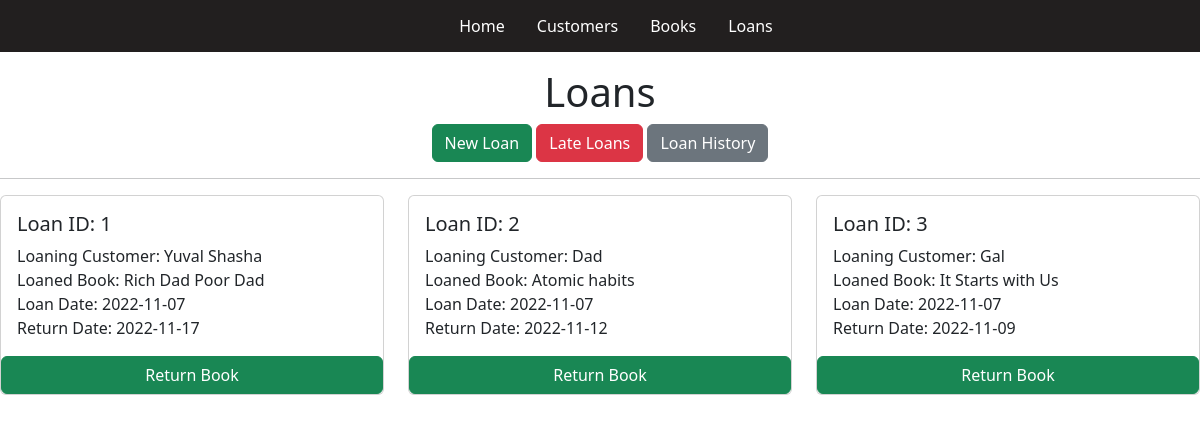
Screenshot of /Loans/ with the database file from the repository.
### main.py (models this page shows, shortened)
class Loans(db.Model):
    id = db.Column('LoanID', db.Integer, primary_key = True)
    customer_id = db.Column('CustomerID', db.Integer, db.ForeignKey("customers.CustomerID"))
    book_id = db.Column('BookID', db.Integer, db.ForeignKey("books.BookID"))
    loan_date = db.Column('LoanDate', db.Date)
    return_date = db.Column('ReturnDate', db.Date)
    returned = db.Column('ReturnedOn', db.Boolean)

class Customers(db.Model):
    id = db.Column('CustomerID', db.Integer, primary_key = True)
    customer_name = db.Column('CustomerName', db.String(50))
    customer_age = db.Column('CustomerAge', db.Integer)
    customer_city = db.Column('CustomerCity', db.String(25))
    loanlink = db.relationship("Loans", backref = "customers")

class Books(db.Model):
    id = db.Column('BookID', db.Integer, primary_key = True)
    book_name = db.Column('BookName', db.String(100))
    book_author = db.Column('BookAuthor', db.String(50))
    published = db.Column('PublishedDate', db.String(10))
    book_type = db.Column('BookType', db.Integer)
    loanlink = db.relationship("Loans", backref = "books")

### main.py (the view, shortened to what this page needs)
@app.route('/Loans/<id>')
@app.route('/Loans/', methods = ['GET', 'POST'])
def all_loans(id = 0):
    if request.method == 'GET':
        if int(id) > 0:
            return render_template('loans.html', loans = Loans.query.get(int(id)))
        if int(id) == -1:
            return render_template('loans.html', loans = Loans.query.filter_by(returned = True), returned = True)
        return render_template('loans.html', loans = Loans.query.filter_by(returned = False))

### templates/loans.html (shortened to what this page needs)
{% extends "layout.html" %}
{% block content %}
<div class="d-flex justify-content-center">
    {%- if returned == True %}
    <h1>Loan History</h1>
    {% else %}
    <h1>Loans</h1>
    {% endif %}
</div>
<div class="d-flex justify-content-center">
    <a class="btn btn-success" href="/NewLoans/" role="button">New Loan</a>
    <a class='btn btn-danger' href="/Loans/Late/" role="button">Late Loans</a>
    <a class='btn btn-secondary' href="/Loans/-1" role="button">Loan History</a>
</div>
<hr>
<div class="row row-cols-1 row-cols-md-3 g-4">
    {%- for loan in loans %}
    <div class="col">
        <div class="card h-100">
            <div class="card-body">
                <h5 class="card-title">Loan ID: {{ loan.id }}</h5>
                <p class="card-text">Loaning Customer: {{ loan.customers.customer_name }}
                    <br>
                    Loaned Book: {{ loan.books.book_name }}
                    <br>
                    Loan Date: {{ loan.loan_date }}
                    <br>
                    Return Date: {{ loan.return_date }}
                </p>
            </div>
            <a href="/Loans/Return/{{loan.id}}"class="btn btn-success">Return Book</a>
        </div>
    </div>
    {% endfor %}
</div>
{% endblock %}

### rows the page displays
Loans: id "1", customers.customer_name "Yuval Shasha", books.book_name "Rich Dad Poor Dad", loan_date "2022-11-07", return_date "2022-11-17"
Loans: id "2", customers.customer_name "Dad", books.book_name "Atomic habits", loan_date "2022-11-07", return_date "2022-11-12"
Loans: id "3", customers.customer_name "Gal", books.book_name "It Starts with Us", loan_date "2022-11-07", return_date "2022-11-09"
